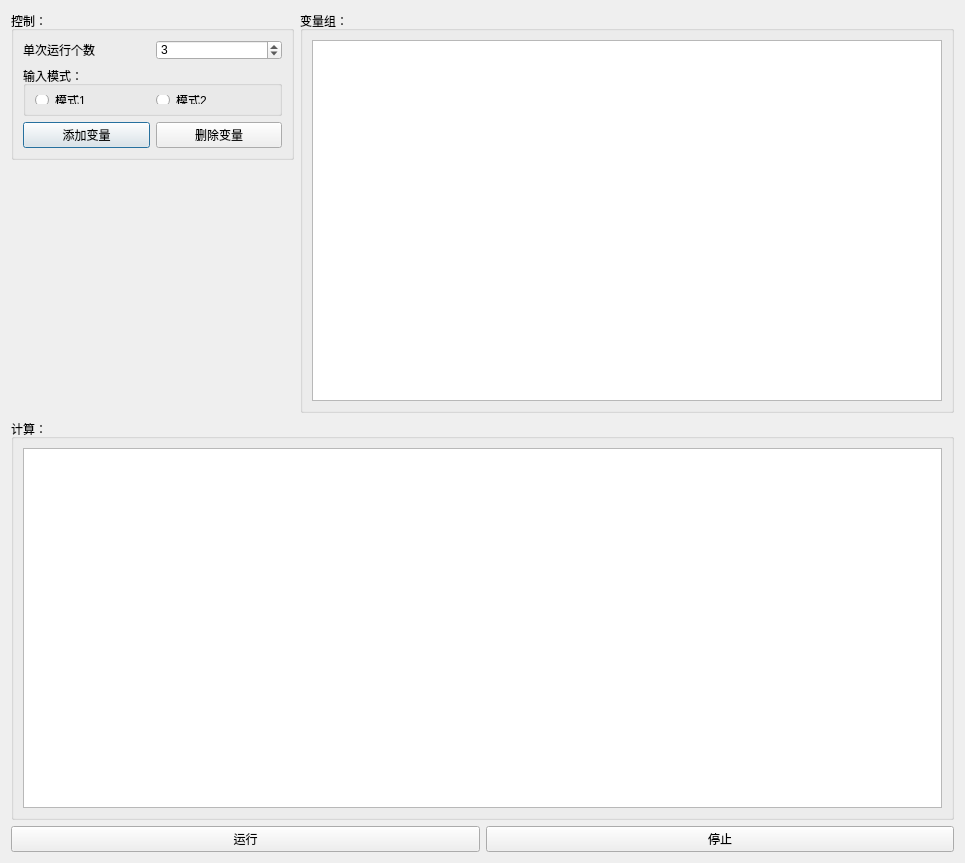
<?xml version="1.0" encoding="UTF-8"?>
<ui version="4.0">
 <class>smartCalc</class>
 <widget class="QDialog" name="smartCalc">
  <property name="geometry">
   <rect>
    <x>0</x>
    <y>0</y>
    <width>965</width>
    <height>863</height>
   </rect>
  </property>
  <property name="windowTitle">
   <string>Dialog</string>
  </property>
  <layout class="QGridLayout" name="gridLayout">
   <item row="0" column="0" colspan="2">
    <layout class="QHBoxLayout" name="horizontalLayout">
     <item>
      <layout class="QVBoxLayout" name="verticalLayout">
       <item>
        <widget class="QGroupBox" name="groupBox_3">
         <property name="title">
          <string>控制：</string>
         </property>
         <layout class="QGridLayout" name="gridLayout_3">
          <item row="2" column="0">
           <layout class="QHBoxLayout" name="horizontalLayout_3">
            <item>
             <widget class="QPushButton" name="addPushbutton">
              <property name="text">
               <string>添加变量</string>
              </property>
             </widget>
            </item>
            <item>
             <widget class="QPushButton" name="deletePushbutton">
              <property name="text">
               <string>删除变量</string>
              </property>
             </widget>
            </item>
           </layout>
          </item>
          <item row="0" column="0">
           <layout class="QHBoxLayout" name="horizontalLayout_5">
            <item>
             <widget class="QLabel" name="label_17">
              <property name="minimumSize">
               <size>
                <width>0</width>
                <height>20</height>
               </size>
              </property>
              <property name="maximumSize">
               <size>
                <width>16777215</width>
                <height>20</height>
               </size>
              </property>
              <property name="text">
               <string>单次运行个数</string>
              </property>
             </widget>
            </item>
            <item>
             <widget class="QSpinBox" name="spinBoxRunCount">
              <property name="minimumSize">
               <size>
                <width>0</width>
                <height>20</height>
               </size>
              </property>
              <property name="maximumSize">
               <size>
                <width>16777215</width>
                <height>20</height>
               </size>
              </property>
              <property name="value">
               <number>3</number>
              </property>
             </widget>
            </item>
           </layout>
          </item>
          <item row="1" column="0">
           <layout class="QVBoxLayout" name="verticalLayout_2">
            <item>
             <widget class="QGroupBox" name="groupBox_2">
              <property name="minimumSize">
               <size>
                <width>259</width>
                <height>50</height>
               </size>
              </property>
              <property name="maximumSize">
               <size>
                <width>259</width>
                <height>50</height>
               </size>
              </property>
              <property name="title">
               <string>输入模式：</string>
              </property>
              <layout class="QGridLayout" name="gridLayout_2">
               <item row="0" column="0">
                <layout class="QHBoxLayout" name="horizontalLayout_6">
                 <item>
                  <widget class="QRadioButton" name="Mode1">
                   <property name="text">
                    <string>模式1</string>
                   </property>
                  </widget>
                 </item>
                 <item>
                  <widget class="QRadioButton" name="Mode2">
                   <property name="text">
                    <string>模式2</string>
                   </property>
                  </widget>
                 </item>
                </layout>
               </item>
              </layout>
             </widget>
            </item>
           </layout>
          </item>
         </layout>
        </widget>
       </item>
       <item>
        <spacer name="verticalSpacer">
         <property name="orientation">
          <enum>Qt::Vertical</enum>
         </property>
         <property name="sizeHint" stdset="0">
          <size>
           <width>20</width>
           <height>40</height>
          </size>
         </property>
        </spacer>
       </item>
      </layout>
     </item>
     <item>
      <widget class="QGroupBox" name="groupBox_4">
       <property name="title">
        <string>变量组：</string>
       </property>
       <layout class="QGridLayout" name="gridLayout_4">
        <item row="0" column="0">
         <widget class="QListWidget" name="listWidgetVariate"/>
        </item>
       </layout>
      </widget>
     </item>
    </layout>
   </item>
   <item row="1" column="0" colspan="2">
    <widget class="QGroupBox" name="groupBox_6">
     <property name="title">
      <string>计算：</string>
     </property>
     <layout class="QGridLayout" name="gridLayout_6">
      <item row="0" column="0">
       <widget class="QListWidget" name="listWidget">
        <property name="sizePolicy">
         <sizepolicy hsizetype="Expanding" vsizetype="Expanding">
          <horstretch>0</horstretch>
          <verstretch>0</verstretch>
         </sizepolicy>
        </property>
        <property name="horizontalScrollBarPolicy">
         <enum>Qt::ScrollBarAsNeeded</enum>
        </property>
        <property name="flow">
         <enum>QListView::LeftToRight</enum>
        </property>
       </widget>
      </item>
     </layout>
    </widget>
   </item>
   <item row="2" column="0">
    <widget class="QPushButton" name="run">
     <property name="text">
      <string>运行</string>
     </property>
    </widget>
   </item>
   <item row="2" column="1">
    <widget class="QPushButton" name="stop">
     <property name="text">
      <string>停止</string>
     </property>
    </widget>
   </item>
  </layout>
 </widget>
 <resources/>
 <connections/>
</ui>
